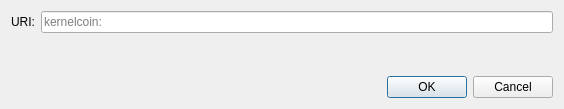
<?xml version="1.0" encoding="UTF-8"?>
<ui version="4.0">
 <class>OpenURIDialog</class>
 <widget class="QDialog" name="OpenURIDialog">
  <property name="geometry">
   <rect>
    <x>0</x>
    <y>0</y>
    <width>564</width>
    <height>109</height>
   </rect>
  </property>
  <property name="windowTitle">
   <string>Open kernelcoin URI</string>
  </property>
  <layout class="QVBoxLayout" name="verticalLayout">
   <item>
    <layout class="QHBoxLayout" name="horizontalLayout">
     <item>
      <widget class="QLabel" name="label">
       <property name="text">
        <string>URI:</string>
       </property>
      </widget>
     </item>
     <item>
      <widget class="QValidatedLineEdit" name="uriEdit">
       <property name="placeholderText">
        <string notr="true">kernelcoin:</string>
       </property>
      </widget>
     </item>
    </layout>
   </item>
   <item>
    <spacer name="verticalSpacer">
     <property name="orientation">
      <enum>Qt::Vertical</enum>
     </property>
     <property name="sizeHint" stdset="0">
      <size>
       <width>20</width>
       <height>40</height>
      </size>
     </property>
    </spacer>
   </item>
   <item>
    <widget class="QDialogButtonBox" name="buttonBox">
     <property name="orientation">
      <enum>Qt::Horizontal</enum>
     </property>
     <property name="standardButtons">
      <set>QDialogButtonBox::Cancel|QDialogButtonBox::Ok</set>
     </property>
    </widget>
   </item>
  </layout>
 </widget>
 <customwidgets>
  <customwidget>
   <class>QValidatedLineEdit</class>
   <extends>QLineEdit</extends>
   <header>qt/qvalidatedlineedit.h</header>
  </customwidget>
 </customwidgets>
 <resources/>
 <connections>
  <connection>
   <sender>buttonBox</sender>
   <signal>accepted()</signal>
   <receiver>OpenURIDialog</receiver>
   <slot>accept()</slot>
   <hints>
    <hint type="sourcelabel">
     <x>248</x>
     <y>254</y>
    </hint>
    <hint type="destinationlabel">
     <x>157</x>
     <y>274</y>
    </hint>
   </hints>
  </connection>
  <connection>
   <sender>buttonBox</sender>
   <signal>rejected()</signal>
   <receiver>OpenURIDialog</receiver>
   <slot>reject()</slot>
   <hints>
    <hint type="sourcelabel">
     <x>316</x>
     <y>260</y>
    </hint>
    <hint type="destinationlabel">
     <x>286</x>
     <y>274</y>
    </hint>
   </hints>
  </connection>
 </connections>
</ui>
